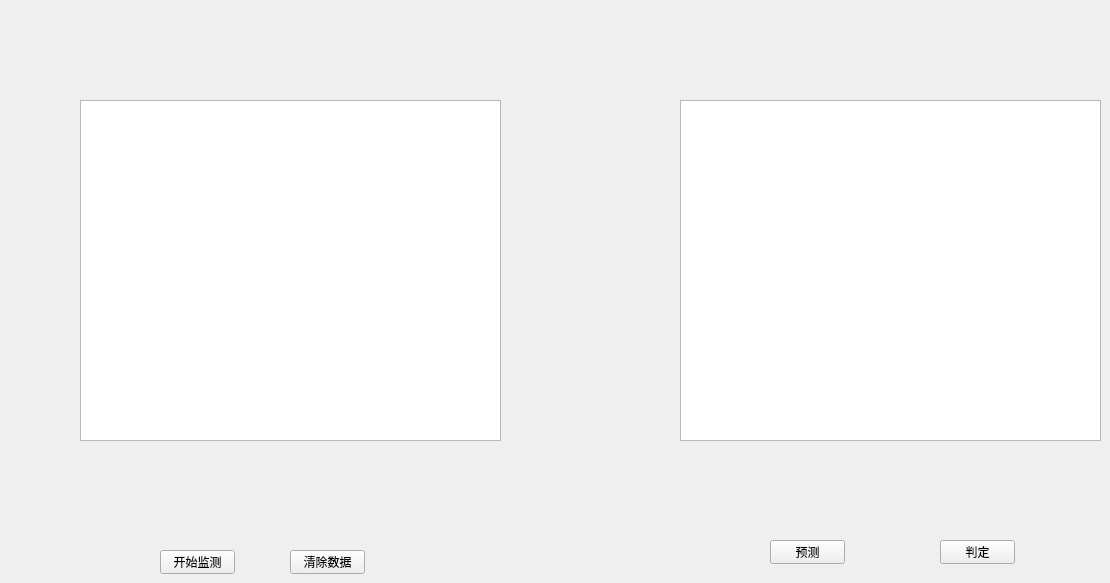
            <widget class="QWidget" name="page_forcast">
             <widget class="QChartView" name="graphicsView">
              <property name="geometry">
               <rect>
                <x>80</x>
                <y>100</y>
                <width>421</width>
                <height>341</height>
               </rect>
              </property>
             </widget>
             <widget class="QChartView" name="graphicsView_2">
              <property name="geometry">
               <rect>
                <x>680</x>
                <y>100</y>
                <width>421</width>
                <height>341</height>
               </rect>
              </property>
             </widget>
             <widget class="QPushButton" name="button_jiance">
              <property name="geometry">
               <rect>
                <x>160</x>
                <y>550</y>
                <width>75</width>
                <height>24</height>
               </rect>
              </property>
              <property name="text">
               <string>开始监测</string>
              </property>
             </widget>
             <widget class="QPushButton" name="button_qingchu">
              <property name="geometry">
               <rect>
                <x>290</x>
                <y>550</y>
                <width>75</width>
                <height>24</height>
               </rect>
              </property>
              <property name="text">
               <string>清除数据</string>
              </property>
             </widget>
             <widget class="QPushButton" name="button_yuce">
              <property name="geometry">
               <rect>
                <x>770</x>
                <y>540</y>
                <width>75</width>
                <height>24</height>
               </rect>
              </property>
              <property name="text">
               <string>预测</string>
              </property>
             </widget>
             <widget class="QPushButton" name="button_judge">
              <property name="geometry">
               <rect>
                <x>940</x>
                <y>540</y>
                <width>75</width>
                <height>24</height>
               </rect>
              </property>
              <property name="text">
               <string>判定</string>
              </property>
             </widget>
            </widget>
